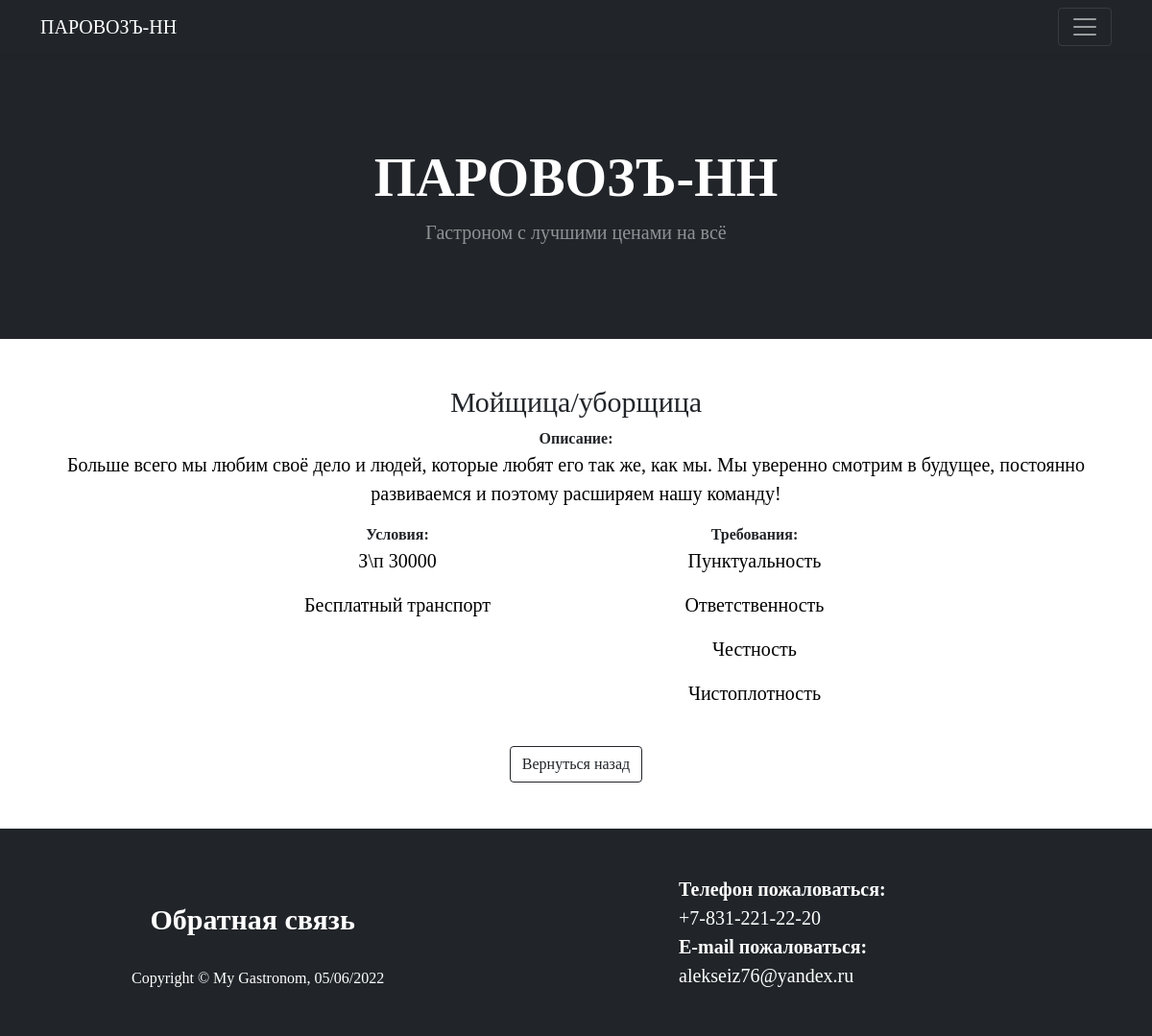
/show_vacancy_info/moishchitsauborshchitsa_8, run on the app's committed database.
### gastronom/models.py (models this page shows, shortened)
class Vacancies(models.Model):
    objects = models.Manager()
    name = models.CharField('Название', max_length=40, db_index=True)
    description = models.TextField('Описание', db_index=True)
    conditions = models.ManyToManyField(VacancyConditions, verbose_name='Условия')
    requirements = models.ManyToManyField(VacancyRequirements, verbose_name='Требования')
    slug = models.SlugField('URL вакансии', max_length=50, unique=True, db_index=True)
    class Meta:
        verbose_name = 'Вакансия'
        verbose_name_plural = "Вакансии"
    def __str__(self):
        return self.name

class VacancyConditions(models.Model):
    objects = models.Manager()
    name = models.TextField('Условие', db_index=True)
    class Meta:
        verbose_name = 'Условие'
        verbose_name_plural = "Условия"

class VacancyRequirements(models.Model):
    objects = models.Manager()
    name = models.TextField('Требование', db_index=True)
    class Meta:
        verbose_name = 'Требование'
        verbose_name_plural = "Требования"

### gastronom/views.py (the view)
# urls.py: path('show_vacancy_info/<slug:vacancy_slug>', views.ShowVacancy.as_view(), name='show_vacancy'),
class ShowVacancy(ContextMixin, UserData, DetailView):
    model = Vacancies
    template_name = 'gastronom/show_vacancy.html'
    slug_url_kwarg = 'vacancy_slug'
    def get_context_data(self, **kwargs):
        context = super().get_context_data()
        vac = context['vacancies']
        logger.info(f'Getting vacancies page - {unidecode(vac.name)} ', extra=self.get_user_data())
        conditions = VacancyConditions.objects.filter(vacancies__id=vac.id)
        requirements = VacancyRequirements.objects.filter(vacancies__id=vac.id)
        user_context = self.get_user_context(title=f"Детальная информация о вакансии - {vac}",
                                             conditions=conditions, requirements=requirements)
        context.update(user_context)
        return context

### gastronom/utils.py (called while the page is built)
    def get_user_context(self, **kwargs):
        context = kwargs
        cats = cache.get('categories')
        if not cats:
            cats = Category.objects.all()
            cache.set('categories', cats, 60)
        context['categories'] = cats
        return context

    def get_user_data(self):
        extra_user = {
            'username': self.request.user,
            'userip': self.request.META['REMOTE_ADDR'],
            'path': self.request.path
        }
        return extra_user

### gastronom/templates/gastronom/show_vacancy.html (shortened to what this page needs)
{% extends 'gastronom/base.html' %}
{% block content %}
<div class="container">
    <h2 class="pro-d-title">
        {{vacancies.name}}
    </h2>
    <div class="m-bot15"><strong>Описание: </strong> <br>
        <p class="pro-price" style="word-wrap: break-word;">{{vacancies.description}}</p>
    </div>
    <div class="row justify-content-center">
        <div class="col-4">
            <span class="posted_in"> <strong>Условия:</strong></span>
            {% for condition in conditions %}
            <p class="pro-price"> {{ condition.name }}</p>
            {% endfor %}
            <br>
        </div>
        <div class="col-4">
            <strong>Требования: </strong>
            {% for requirement in requirements %}
            <p class="pro-price">{{requirement.name}}</p>
            {% endfor %}
        </div>
    </div>
    <br>
    <a href="{% url 'gastronom:vacancies' %}">
        <button class="btn btn-outline-dark mt-auto" type="button"> Вернуться назад
        </button>
    </a>
</div>
{% endblock content %}

### gastronom/static/gastronom/css/style.css (style rules this page uses)
body { font-family: 'Old-Town-Normal'; }
.pro-d-title { font-size: 30px; margin-top: 0; }
.product_meta a, .pro-price { color:black; font-size: 20px; }

### data on the page
Vacancies: name "Мойщица/уборщица", description "Больше всего мы любим своё дело и людей, которые любят его так же, как мы. Мы уверенно смотрим в будущее, постоянно развиваемся и поэтому расширяем нашу команду!"
VacancyConditions: name "З\\п 30000"
VacancyConditions: name "Бесплатный транспорт"
VacancyRequirements: name "Пунктуальность"
VacancyRequirements: name "Ответственность"
VacancyRequirements: name "Честность"
VacancyRequirements: name "Чистоплотность"
